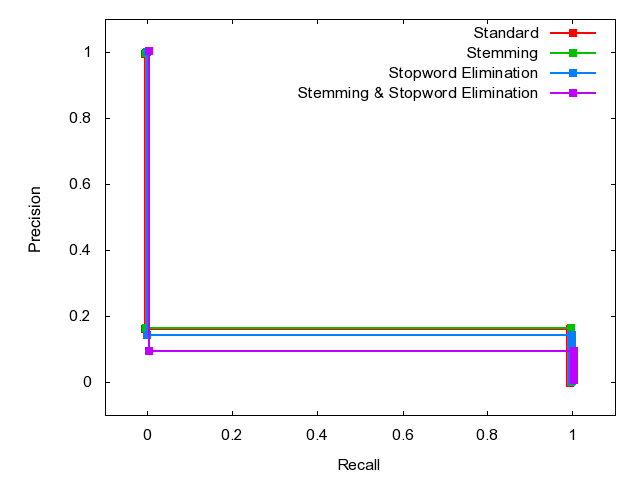

Write the gnuplot code that produced this figure.

	set terminal png
	set output 'Q42.png'
	set ylabel 'Precision'
	set xlabel 'Recall'
	set xrange [-0.1:1.1]
	set yrange [-0.1:1.1]
	plot 'Q42.dat' index 0 using 1:2 w linespoints lw 2 pt 5 title 'Standard', \
'Q42.dat' index 1 using 1:2 w linespoints lw 2 pt 5 title 'Stemming', \
'Q42.dat' index 2 using 1:2 w linespoints lw 2 pt 5 title 'Stopword Elimination', \
'Q42.dat' index 3 using 1:2 w linespoints lw 2 pt 5 title 'Stemming & Stopword Elimination'
